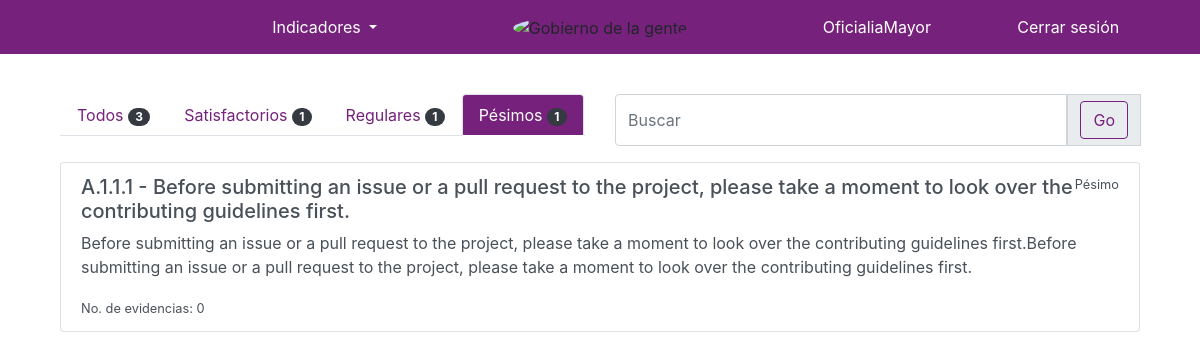
The page /indicadores/pesimo/ (signed in) on the database its author committed.
### indicadores/models.py (models this page shows)
class Indicador(models.Model):
    indicador = models.CharField(max_length=10)
    nombre = models.TextField()
    descripcion = models.TextField(blank=True, null=True)
    nivel = models.CharField(max_length=15, choices=choices_nivel, blank=True, null=True)
    dimension = models.CharField(max_length=144, blank=True, null=True)
    criterios_evaluacion = models.TextField(blank=True, null=True)
    area = models.ForeignKey(User, related_name='indicadores', on_delete=models.CASCADE)
    status = models.CharField(max_length=15, choices=choices_status)
    created = models.DateTimeField(auto_now_add=True)
    updated = models.DateTimeField(auto_now=True)
    def __str__(self):
        return self.indicador + ' - ' + self.nombre

### indicadores/views.py (the view)
# urls.py: path('pesimo/', PesimoList.as_view(), name="pesimo"),
class PesimoList(views.View):
    def get(self, request):
        print("LLEGO A ROJO")
        template_name = "indicadores/indicador_list.html"
        q = request.GET.get('q')
        indicadores = Indicador.objects.filter(area=request.user, status="Pésimo")
        if q:
            indicadores = Indicador.objects.filter(Q(area=request.user),
                                                   Q(status="Pésimo"),
                                                   Q(nombre__icontains=q) |
                                                   Q(indicador__icontains=q) |
                                                   Q(descripcion__icontains=q)).distinct()
        total = len(Indicador.objects.filter(area=request.user))
        verde = len(Indicador.objects.filter(area=request.user, status="Satisfactorio"))
        amarillo = len(Indicador.objects.filter(area=request.user, status="Regular"))
        rojo = len(Indicador.objects.filter(area=request.user, status="Pésimo"))
        context = {'indicadores': indicadores,
                   'tab': 'red',
                   'total': total,
                   'verde': verde,
                   'amarillo': amarillo,
                   'rojo': rojo
                   }
        return render(request, template_name, context)

### indicadores/templates/indicadores/indicador_list.html (shortened to what this page needs)
{% extends 'base.html' %}
{% load static %}
{% block content %}
    <div class="container">
        <div class="row">
            <div class="col-md-6">
                <ul class="nav nav-tabs d-flex justify-content-start margin-bottom-small">
              <li class="nav-item">
                <a class="nav-link {% if tab == "all" %} active {% endif %}" href="{% url 'indicadores:list' %}">Todos
                <span class="badge badge-pill badge-dark">{{ total }}</span></a>
              </li>
              <li class="nav-item">
                <a class="nav-link {% if tab == "green" %} active {% endif %}" href="{% url 'indicadores:satisfactorio' %}">Satisfactorios
                <span class="badge badge-pill badge-dark">{{ verde }}</span></a>
              </li>
              <li class="nav-item">
                <a class="nav-link {% if tab == "yellow" %} active {% endif %}" href="{% url 'indicadores:regular' %}">Regulares
                <span class="badge badge-pill badge-dark">{{ amarillo }}</span></a>
              </li>
              <li class="nav-item">
                <a class="nav-link {% if tab == "red" %} active {% endif %}" href="{% url 'indicadores:pesimo' %}">Pésimos
                <span class="badge badge-pill badge-dark">{{ rojo }}</span></a>
              </li>
            </ul>
            </div>
            <div class="col-md-6">
                    {% if tab == "all" %}
                        <form action="{% url 'indicadores:list' %}"
                    {% elif tab == "green" %}
                        <form action="{% url 'indicadores:satisfactorio' %}"
                    {% elif tab == "yellow" %}
                        <form action="{% url 'indicadores:regular' %}"
                    {% else %}
                        <form action="{% url 'indicadores:pesimo' %}"
                    {% endif %}
                    method="get" class="d-flex flex-row">
                        <div class="input-group mb-3">
                            <input type="text" class="form-control" placeholder="Buscar" name="q" value="{{ request.GET.q }}" aria-label="Nombre de Usuario" aria-describedby="basic-addon1" >
                            <div class="input-group-prepend">
                                <span class="input-group-text" id="basic-addon1">
                                   <input class="btn btn-outline-primary " type="submit" name="submit" value="Go">
                                </span>
                            </div>
                        </div>
                </form>
            </div>
        </div>
        <div class="row">
            <div class="col-md-12">
                <div class="list-group">
                    {% for indicador in indicadores %}
                        <a href="#" class="list-group-item margin-bottom-small list-group-item-action flex-column aligm-items-start
                          {% if indicador.status == 'Satisfactorio' %}
                          green-hover
                          {% elif indicador.status == 'Regular' %}
                           yellow-hover
                            {% else %}
                            red-hover
                            {% endif %}">
                            <div class="d-flex justify-content-between">
                                <h5>{{ indicador }}</h5>
                                <small>{{ indicador.status }}</small>
                            </div>
                            <p>{{ indicador.descripcion }}</p>
                            <small> No. de evidencias: {{ indicador.evidencias.count }}</small>
                        </a>
                    {% endfor %}
                </div>
            </div>
        </div>
    </div>
{% endblock %}

### templates/base.html (shortened to what this page needs)
{% load static %}
<!DOCTYPE html>
<html lang="en">
  <head>
    <link rel="stylesheet" href="https://maxcdn.bootstrapcdn.com/bootstrap/4.0.0/css/bootstrap.min.css">
    <link href="{% static '/open-iconic/font/css/open-iconic-bootstrap.css' %}" rel="stylesheet">
    <link rel="stylesheet" href="{% static 'css/styles.css' %}">
  </head>
  <body>
    <nav class="navbar navbar-expand-lg navbar-light background-primary justify-content-around" style="max-height:80px !important;">
     <div class="col-lg-4 text-right">
        <div class="dropdown">
          <a class="btn dropdown-toggle color-accent" role="button" id="dropdownMenuLink" data-toggle="dropdown" aria-haspopup="true" aria-expanded="false">
            Indicadores
          </a>
        </div>
      </div>
      <div class="col-lg-4 text-center">
        <img src="{%static 'images/logo.jpg'%}" alt="Gobierno de la gente" class="logo-img">
      </div>
      {% if request.user.is_authenticated %}
        <div class="col-md-2 text-left">
          <a class="btn color-accent" href="{% url 'dashboard' %}">{{ request.user.username }}</a>
        </div>
        <div class="col-md-2 text-left">
          <a class="btn color-accent" href="{% url 'logout' %}">Cerrar sesión</a>
        </div>
      {% else %}
        <div class="col-md-4 text-left">
          <a class="btn color-accent" href="{% url 'login' %}">Iniciar sesión</a>
        </div>
      {% endif %}
    </nav>
    <div class="container paddings-vertical">
      {% block content %}
      {% endblock content %}
    </div>
  </body>
</html>

### static/css/styles.css (style rules this page uses)
.logo-img { width: 7vw; border-radius: 50%; }
.background-primary { background: #76227c !important; }
.color-accent { color: #fff !important; }
.paddings-vertical { padding-top: 5vh !important; padding-bottom: 5vh !important; }
.margin-bottom-small { margin-bottom: 2vh !important; }
.btn-outline-primary { color: #76227c; background-color: transparent; background-image: none; border-color: #76227c; }
.active { background-color: #76227c !important; color: #FFFFFF !important; }
.nav-item > a { color: #76227c !important; }
.nav-item > a.active { color: #FFFFFF !important; }

### rows shown on the page
Indicador: indicador+nombre "A.1.1.1 - Before submitting an issue or a pull request to the project, please take a moment to look over the contributing guidelines first.", status "Pésimo", descripcion "Before submitting an issue or a pull request to the project, please take a moment to look over the contributing guidelines first.Before submitting an issue or a pull request to the project, please take a moment to look over the contributing guidelines first.", evidencias.count "0"

### other values the page prints
{{ request.user.username }} "OficialiaMayor"
{{ total }} "3"
{{ verde }} "1"
{{ amarillo }} "1"
{{ rojo }} "1"
